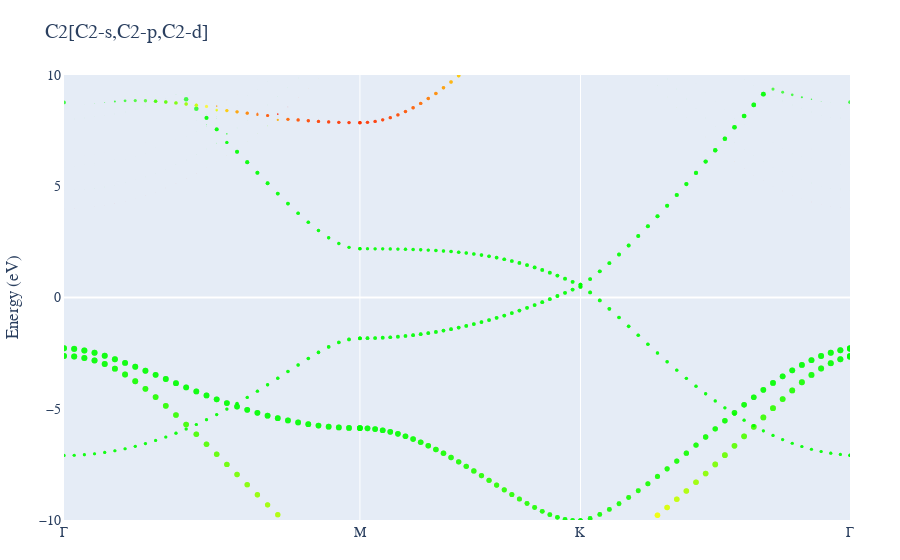

The cell this chart's notebook holds for it:
### Code cell
vr.iplot_rgb_lines()

### Figure 1 — Plotly figure (JSON) as saved in the notebook; plotly's stock layout.template omitted (floating-point values rounded to 4 significant figures; data arrays with more than 128 entries replaced by an {"elided": "..."} marker saying what was removed)
{"data": [{"hovertext": {"elided": "1890 str values"}, "line": {"color": "rgba(255,255,250,0)", "width": 0.001}, "marker": {"color": {"elided": "1890 str values"}, "size": {"elided": "1890 float values"}, "symbol": 0}, "mode": "markers", "name": "B", "showlegend": false, "type": "scatter", "x": {"elided": "1890 float values"}, "y": {"elided": "1890 float values"}}], "layout": {"font": {"family": "stix, serif", "size": 14}, "margin": {"b": 40, "l": 60, "pad": 0, "r": 50, "t": 75}, "title": {"text": "C2[C2-s,C2-p,C2-d]"}, "xaxis": {"linecolor": "rgba(222,222,222,0.1)", "linewidth": 0.1, "mirror": true, "range": [0.0, 1.328], "showgrid": true, "showline": true, "tickmode": "array", "ticktext": ["Γ", "M", "K", "Γ"], "tickvals": [0.0, 0.5, 0.8727, 1.328], "zeroline": false}, "yaxis": {"linecolor": "rgba(222,222,222,0.1)", "linewidth": 0.1, "mirror": true, "range": [-10, 10], "showgrid": false, "showline": true, "title": {"text": "Energy (eV)"}, "zeroline": true}}}
